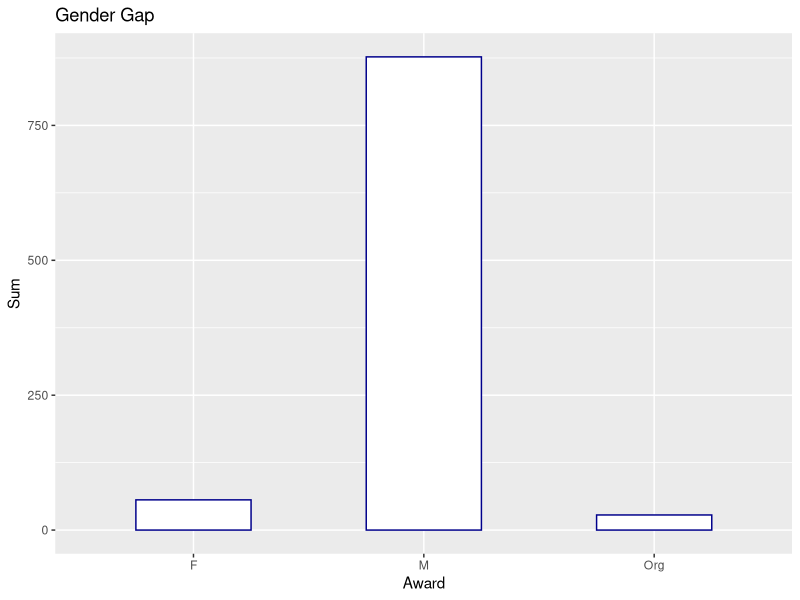
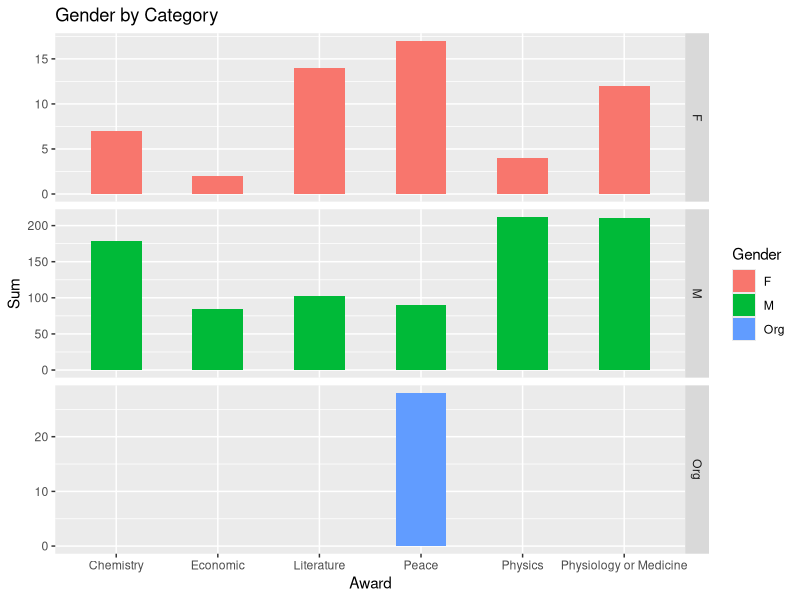
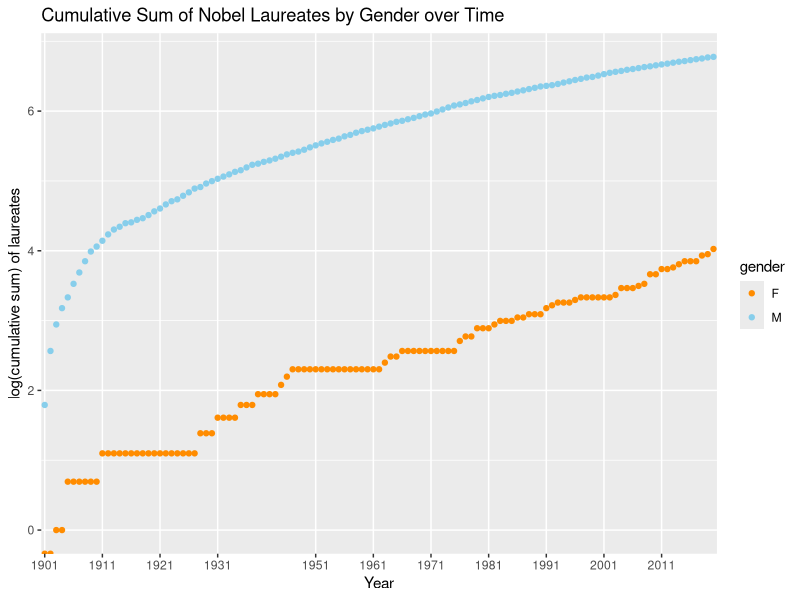
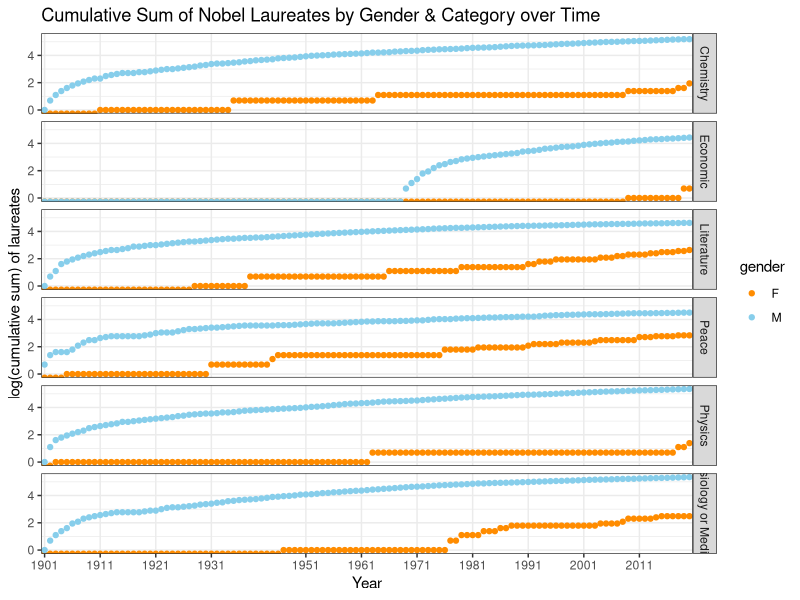
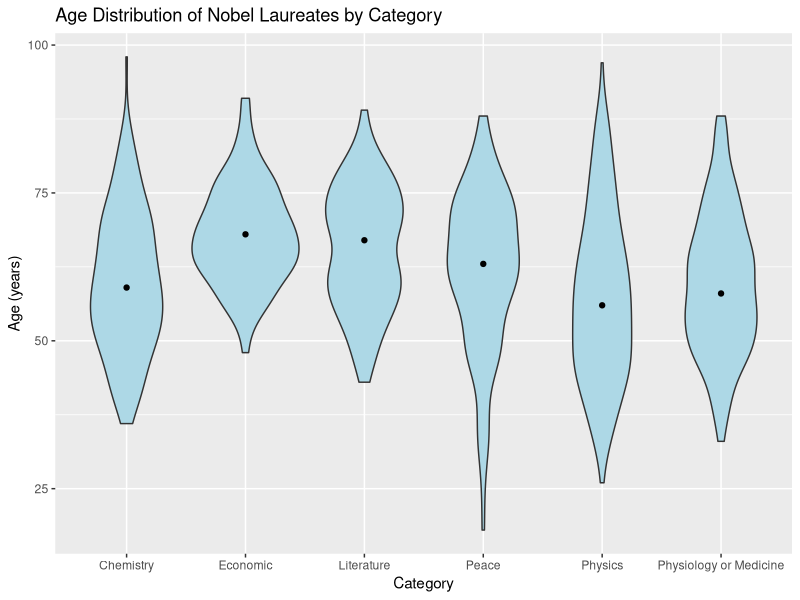
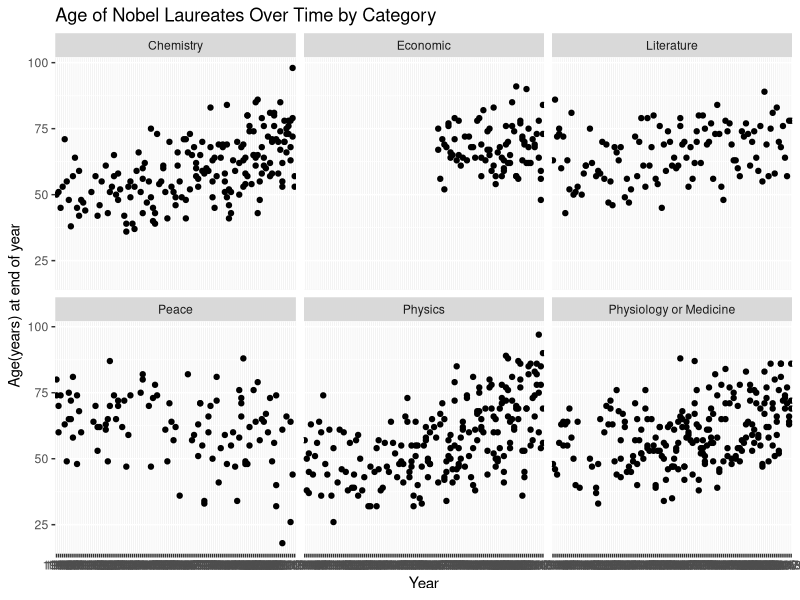
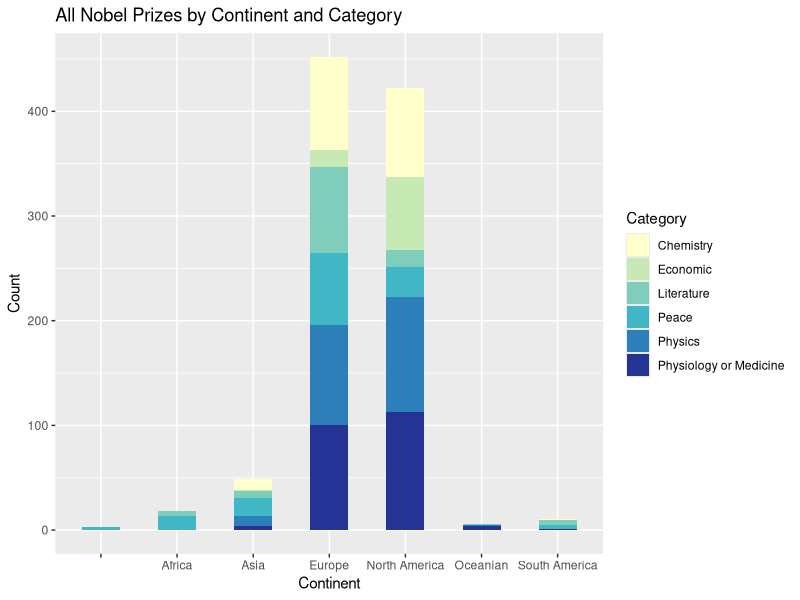
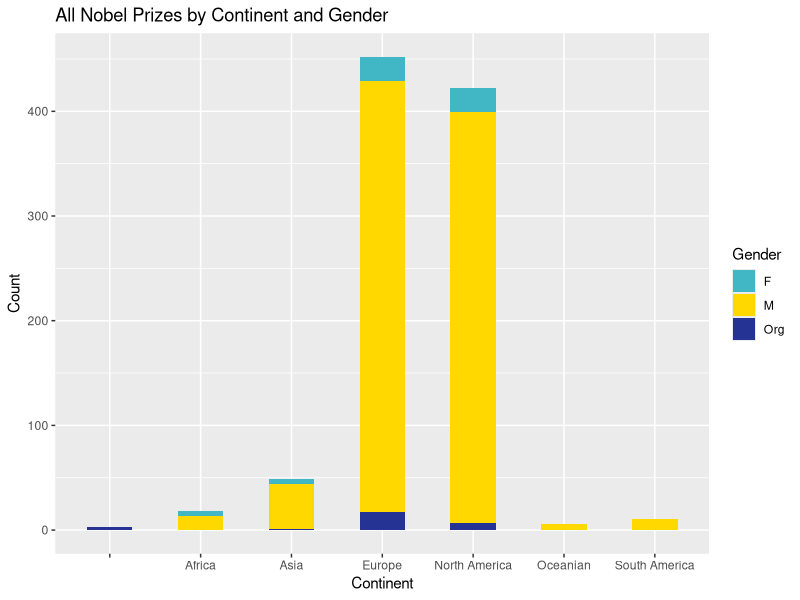

Here is the R script that generated these plots, in order: (Note: this script raises an error after producing the figures.)
#set work directory
getwd()
setwd("C:\\ÎÄµµ\\ÎÄÕÂ\\nobel prize")
getwd()
nobel <- read.csv("nobel price.csv")


#package
install.packages("ggplot2")
library(ggplot2)
suppressWarnings(suppressMessages(library("ggplot2")))
install.packages("dplyr")
library(dplyr)


#check the data
summary(nobel)
str(nobel)
factor(nobel$award.year)
nobel$award.year <- factor(nobel$award.year)

factor(nobel$Name)
nobel$Name <- factor(nobel$Name)

factor(nobel$Award)
nobel$Award <- factor(nobel$Award)

factor(nobel$Gender)
nobel$Gender <- factor(nobel$Gender)

factor(nobel$Birth.Country)
nobel$Birth.Country <- factor(nobel$Birth.Country)

factor(nobel$Birth.Continent)
nobel$Birth.Continent <- factor(nobel$Birth.Continent)

factor(nobel$award.country)
nobel$award.country <- factor(nobel$award.country)

factor(nobel$award.continent)
nobel$award.continent <- factor(nobel$award.continent)

#-----------------------------------Gender
#gender gap
a <- ggplot(data = nobel, aes(x=Gender))
a + stat_count(width = 0.5,fill = "white", color = "DarkBlue") +
  labs(x = "Award", y = "Sum", 
       title = "Gender Gap")


#nobel by gender and category
b <- ggplot(data = nobel, aes(x=Award, fill=Gender))
b + stat_count(width = 0.5) +
  facet_grid(Gender~.,scales = "free") +
  labs(x = "Award", y = "Sum", 
       title = "Gender by Category")


#Gender over Time
p1 <- as.data.frame(table(nobel$award.year, nobel$Gender))
colnames(p1) <- c("year", "gender", "Freq")
p2 <- mutate(group_by(p1, gender), cumsum = cumsum(Freq))
ggplot(subset(p2, gender != "Org")) + 
  geom_point(aes(year,log(cumsum), color = gender)) + 
  scale_x_discrete(breaks = seq(1901, 2020, 10)) +
  scale_color_manual(values = c("darkorange", "skyblue","Green")) +
  labs(x = "Year", y = "log(cumulative sum) of laureates", 
       title = "Cumulative Sum of Nobel Laureates by Gender over Time")


#Gender over time by category

p3 <- as.data.frame(table(nobel$award.year, nobel$Award, nobel$Gender))
colnames(p3) <- c("year", "category", "gender", "Freq")
p4<- mutate(group_by(p3, category, gender), cumsum = cumsum(Freq))
ggplot(subset(p4, gender != "Org")) + geom_point(aes(year, log(cumsum), color = gender)) + 
  facet_grid(category ~ .) + 
  theme_bw() + 
  scale_x_discrete(breaks = seq(1901, 2020, 10)) + 
  scale_color_manual(values = c("darkorange", "skyblue","Green")) + 
  labs(x = "Year", y = "log(cumulative sum) of laureates", 
       title = "Cumulative Sum of Nobel Laureates by Gender & Category over Time")


#-----------------------------------Age
#age by category
ggplot(subset(nobel, Gender != "Org")) + 
  geom_violin(aes(x = Award, y = award.age), fill = "LightBlue") +
  stat_summary(aes(x = Award, y = award.age), 
               fun.y = "median", geom = "point") + 
  labs(x = "Category", y = "Age (years)", 
       title = "Age Distribution of Nobel Laureates by Category")


#age distribution by year awarded
ggplot(subset(nobel, Gender != "Org"), 
       aes(x = award.year, y = award.age)) +
  facet_wrap(.~Award) + 
  geom_point() + 
  geom_smooth() +
  labs(x = "Year", y = "Age(years) at end of year", 
       title = "Age of Nobel Laureates Over Time by Category")


#-----------------------------------Continent
#continent by category
ggplot(data = nobel, aes(x = award.continent)) + 
  stat_count(width = 0.5,aes(fill = Award)) +
  labs(x = "Continent", y = "Count", title = "All Nobel Prizes by Continent and Category") + 
  scale_fill_manual(values = c("#ffffcc", "#c7e9b4", "#7fcdbb", "#41b6c4", "#2c7fb8", "#253494"),
                    name = "Category")


#continent by Gender
ggplot(data = nobel, aes(x = award.continent)) + 
  stat_count(width = 0.5, aes(fill = Gender)) +
  labs(x = "Continent", y = "Count", 
       title = "All Nobel Prizes by Continent and Gender") +
  scale_fill_manual(values = c("#41b6c4", "#ffd800", "#253494"), 
                    name = "Gender")

#Continent over time
p5 <- as.data.frame(table(nobel$award.year, nobel$award.continent))
colnames(p5) <- c("year", "Continent", "Freq")
p6<- mutate(group_by(p5, Continent), cumsum2 = cumsum(Freq))
ggplot(data = p6) + geom_point(aes(year, log(cumsum2), 
                                   color = B.Continent)) + 
  scale_x_discrete(breaks = seq(1901, 2020, 10)) +
  labs(x = "Year", y = "log(cumulative sum) of Continent", 
       title = "Nobel Laureates by Continent over Time")

  





